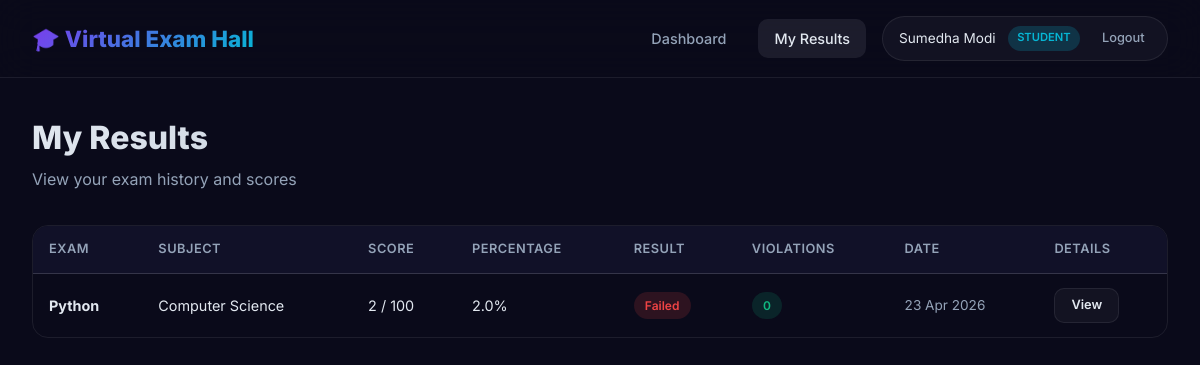
The page /student/results (signed in) on the database its author committed.
### models.py (models this page shows, shortened)
class User(UserMixin, db.Model):
    id = db.Column(db.Integer, primary_key=True) #auto incrementing unique id for each user
    username = db.Column(db.String(80), unique=True, nullable=False)
    email = db.Column(db.String(120), unique=True, nullable=False)
    password_hash = db.Column(db.String(256), nullable=False) #stores the hashed password instead of plain text for security
    full_name = db.Column(db.String(100), nullable=False)
    role = db.Column(db.String(20), nullable=False, default='student') #stores whether user is admin or student default =student
    created_at = db.Column(db.DateTime, default=datetime.utcnow) #automatically saves date and time when user is created
    exams_created = db.relationship('Exam', backref='creator', lazy=True)
    attempts = db.relationship('ExamAttempt', backref='student', lazy=True)

class ExamAttempt(db.Model):
    id = db.Column(db.Integer, primary_key=True)
    student_id = db.Column(db.Integer, db.ForeignKey('user.id'), nullable=False)
    exam_id = db.Column(db.Integer, db.ForeignKey('exam.id'), nullable=False)
    start_time = db.Column(db.DateTime, default=datetime.utcnow)
    end_time = db.Column(db.DateTime)
    score = db.Column(db.Integer, default=0)
    total_marks = db.Column(db.Integer, default=0)
    percentage = db.Column(db.Float, default=0.0)
    is_flagged = db.Column(db.Boolean, default=False) #true if student crossed max violations
    violation_count = db.Column(db.Integer, default=0) #total number of cheating attempt
    status = db.Column(db.String(20), default='in_progress')
    answers = db.relationship('Answer', backref='attempt', lazy=True, cascade='all, delete-orphan')
    violations = db.relationship('Violation', backref='attempt', lazy=True, cascade='all, delete-orphan')

class Exam(db.Model):
    id = db.Column(db.Integer, primary_key=True)
    title = db.Column(db.String(200), nullable=False)
    description = db.Column(db.Text)
    subject = db.Column(db.String(100), nullable=False, default='General')
    duration_minutes = db.Column(db.Integer, nullable=False)
    total_marks = db.Column(db.Integer, nullable=False)
    passing_percentage = db.Column(db.Integer, default=40)
    created_by = db.Column(db.Integer, db.ForeignKey('user.id'), nullable=False)
    is_active = db.Column(db.Boolean, default=True) #admin can hide/show exam to students
    proctoring_enabled = db.Column(db.Boolean, default=True)#whether webcam monitoring is on
    max_violations = db.Column(db.Integer, default=5) #number of violations allowed before exam is flagged
    created_at = db.Column(db.DateTime, default=datetime.utcnow)
    questions = db.relationship('Question', backref='exam', lazy=True, cascade='all, delete-orphan')
    attempts = db.relationship('ExamAttempt', backref='exam', lazy=True)

### app.py (the view)
@app.route('/student/results')
@login_required
def student_results():
    if current_user.role != 'student':
        flash('Access denied.', 'error')
        return redirect(url_for('index'))
    attempts = ExamAttempt.query.filter_by(
        student_id=current_user.id
    ).order_by(ExamAttempt.end_time.desc()).all()
    return render_template('student/results.html', attempts=attempts)

### app.py (called while the page is built)
@login_manager.user_loader
def load_user(user_id):
    return User.query.get(int(user_id))

### templates/student/results.html (shortened to what this page needs)
{% extends "base.html" %}
{% block content %}
<div class="page-wrapper">
    <div class="container">
        <div class="page-header">
            <h1>My Results</h1>
            <p>View your exam history and scores</p>
        </div>
        {% if attempts %}
        <div class="table-wrapper">
            <table>
                <thead>
                    <tr>
                        <th>Exam</th>
                        <th>Subject</th>
                        <th>Score</th>
                        <th>Percentage</th>
                        <th>Result</th>
                        <th>Violations</th>
                        <th>Date</th>
                        <th>Details</th>
                    </tr>
                </thead>
                <tbody>
                    {% for a in attempts %}
                    <tr>
                        <td><strong>{{ a.exam.title }}</strong></td>
                        <td>{{ a.exam.subject }}</td>
                        <td>{{ a.score }} / {{ a.total_marks }}</td>
                        <td>{{ "%.1f"|format(a.percentage) }}%</td>
                        <td>
                            {% if a.status == 'completed' %}
                                {% if a.percentage >= a.exam.passing_percentage %}
                                    <span class="badge badge-success">Passed</span>
                                {% else %}
                                    <span class="badge badge-danger">Failed</span>
                                {% endif %}
                            {% else %}
                                <span class="badge badge-warning">{{ a.status|title }}</span>
                            {% endif %}
                        </td>
                        <td>
                            <span class="badge {{ 'badge-danger' if a.violation_count > 3 else 'badge-warning' if a.violation_count > 0 else 'badge-success' }}">
                                {{ a.violation_count }}
                            </span>
                        </td>
                        <td style="font-size:.85rem;color:var(--text-muted);">
                            {{ a.end_time.strftime('%d %b %Y') if a.end_time else 'N/A' }}
                        </td>
                        <td>
                            <a href="{{ url_for('student_result_detail', attempt_id=a.id) }}" class="btn btn-secondary btn-sm">View</a>
                        </td>
                    </tr>
                    {% endfor %}
                </tbody>
            </table>
        </div>
        {% endif %}
    </div>
</div>
{% endblock %}

### templates/base.html (shortened to what this page needs)
<!DOCTYPE html>
<html lang="en">
<head>
    <link rel="stylesheet" href="{{ url_for('static', filename='css/style.css') }}">
</head>
<body>
    {% if not hide_navbar %}
    <nav class="navbar">
        <a href="/" class="nav-brand">🎓 Virtual Exam Hall</a>
        <div class="nav-links" id="navLinks">
            {% if current_user.is_authenticated %}
                {% if current_user.role == 'admin' %}
                    <a href="{{ url_for('admin_dashboard') }}" class="nav-link {% if request.endpoint == 'admin_dashboard' %}active{% endif %}">Dashboard</a>
                    <a href="{{ url_for('create_exam') }}" class="nav-link {% if request.endpoint == 'create_exam' %}active{% endif %}">Create Exam</a>
                {% else %}
                    <a href="{{ url_for('student_dashboard') }}" class="nav-link {% if request.endpoint == 'student_dashboard' %}active{% endif %}">Dashboard</a>
                    <a href="{{ url_for('student_results') }}" class="nav-link {% if request.endpoint == 'student_results' %}active{% endif %}">My Results</a>
                {% endif %}
                <div class="nav-user">
                    <span>{{ current_user.full_name }}</span>
                    <span class="role-badge role-{{ current_user.role }}">{{ current_user.role }}</span>
                    <a href="{{ url_for('logout') }}" class="nav-link" style="padding:.3rem .6rem;font-size:.8rem;">Logout</a>
                </div>
            {% else %}
                <a href="{{ url_for('login') }}" class="nav-link">Login</a>
                <a href="{{ url_for('register') }}" class="nav-link">Register</a>
            {% endif %}
        </div>
    </nav>
    {% endif %}
    {% block content %}{% endblock %}
</body>
</html>

### static/css/style.css (style rules this page uses)
:root { --bg-primary: #0a0a1a; --bg-secondary: #111128; --bg-card: rgba(255,255,255,0.04); --bg-card-hover: rgba(255,255,255,0.08); --glass-border: rgba(255,255,255,0.08); --primary: #7c3aed; --primary-light: #a78bfa; --secondary: #06b6d4; --accent: #8b5cf6; --success: #10b981; --danger: #ef4444; --warning: #f59e0b; --text: #e2e8f0; --text-muted: #94a3b8; --text-dim: #64748b; --radius: 16px; --radius-sm: 10px; --shadow: 0 8px 32px rgba(0,0,0,0.3); }
* { margin:0; padding:0; box-sizing:border-box; }
html { scroll-behavior: smooth; }
body { font-family:'Inter',sans-serif; background:var(--bg-primary); color:var(--text); min-height:100vh; line-height:1.6; }
a { color:var(--primary-light); text-decoration:none; transition:color .2s; }
.navbar { position:fixed; top:0; left:0; right:0; z-index:1000; padding:1rem 2rem; display:flex; align-items:center; justify-content:space-between; background:rgba(10,10,26,0.7); backdrop-filter:blur(20px); border-bottom:1px solid var(--glass-border); transition:all .3s; }
.nav-brand { font-size:1.4rem; font-weight:800; background:linear-gradient(135deg,var(--primary),var(--secondary)); -webkit-background-clip:text; -webkit-text-fill-color:transparent; }
.nav-links { display:flex; gap:1rem; align-items:center; }
.nav-link { padding:.5rem 1rem; border-radius:var(--radius-sm); color:var(--text-muted); font-weight:500; font-size:.9rem; transition:all .2s; }
.nav-link:hover,.nav-link.active { color:var(--text); background:var(--bg-card-hover); }
.nav-user { display:flex; align-items:center; gap:.75rem; padding:.4rem .8rem .4rem 1rem; background:var(--bg-card); border:1px solid var(--glass-border); border-radius:50px; font-size:.85rem; }
.nav-user .role-badge { padding:.2rem .6rem; border-radius:50px; font-size:.7rem; font-weight:600; text-transform:uppercase; }
.role-student { background:rgba(6,182,212,.2); color:var(--secondary); }
.page-wrapper { padding-top:80px; min-height:100vh; }
.container { max-width:1200px; margin:0 auto; padding:2rem; }
.page-header { margin-bottom:2rem; }
.page-header h1 { font-size:2rem; font-weight:800; background:linear-gradient(135deg,var(--text),var(--text-muted)); -webkit-background-clip:text; -webkit-text-fill-color:transparent; }
.page-header p { color:var(--text-muted); margin-top:.25rem; }
.btn { display:inline-flex; align-items:center; gap:.5rem; padding:.65rem 1.5rem; border:none; border-radius:var(--radius-sm); font-family:inherit; font-size:.9rem; font-weight:600; cursor:pointer; transition:all .2s; text-decoration:none; }
.btn-secondary { background:var(--bg-card); color:var(--text); border:1px solid var(--glass-border); }
.btn-sm { padding:.4rem 1rem; font-size:.8rem; }
.table-wrapper { overflow-x:auto; border-radius:var(--radius); border:1px solid var(--glass-border); }
table { width:100%; border-collapse:collapse; }
thead th { padding:.85rem 1rem; text-align:left; font-size:.8rem; font-weight:600; color:var(--text-muted); text-transform:uppercase; letter-spacing:.5px; background:var(--bg-secondary); border-bottom:1px solid var(--glass-border); }
tbody td { padding:.85rem 1rem; border-bottom:1px solid var(--glass-border); font-size:.9rem; }
tbody tr:last-child td { border-bottom:none; }
.badge { display:inline-flex; align-items:center; padding:.25rem .7rem; border-radius:50px; font-size:.75rem; font-weight:600; }
.badge-success { background:rgba(16,185,129,.15); color:var(--success); }
.badge-danger { background:rgba(239,68,68,.15); color:var(--danger); }

### rows shown on the page
User: full_name "Sumedha Modi", role "STUDENT"
ExamAttempt: exam "Python", exam.subject "Computer Science", score "2", total_marks "100", percentage "2.0", status "Failed", violation_count "0", end_time "23 Apr 2026"
